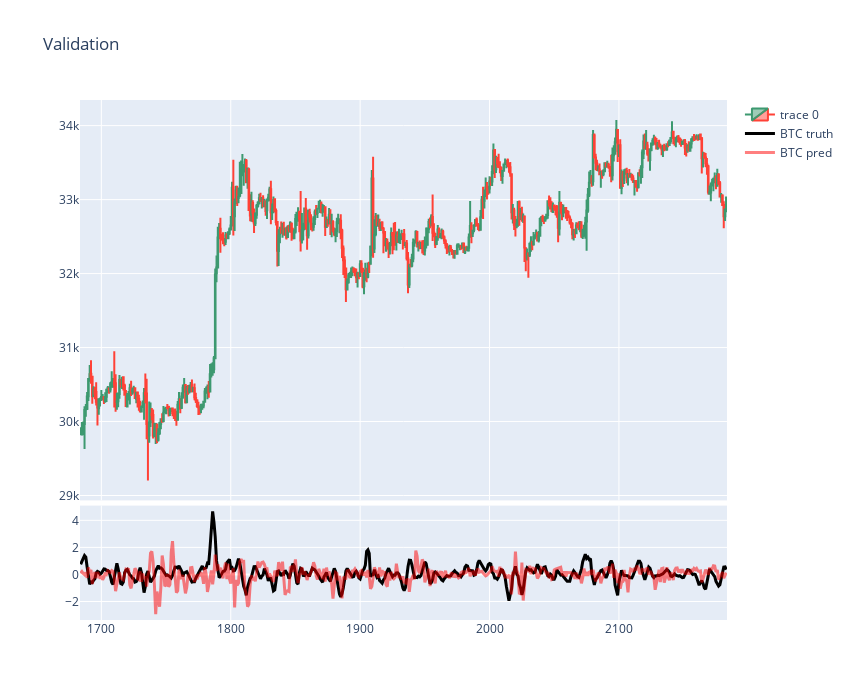

Source (notebook cell):
### Code cell
y_pred = model(x_test_input)


y_pred_unscaled = y_pred.detach()[:].flatten()*(btc_target_max-btc_target_min)+btc_target_min
y_test_unscaled = y_test[:].flatten()*(btc_target_max-btc_target_min)+btc_target_min

bars = 500

fig = make_subplots(rows=2, cols=1, shared_xaxes=True, vertical_spacing = 0.01, row_heights=[0.7, 0.2])

# CANDLE STICK CHART
fig.add_trace(go.Candlestick(x=np.arange(np.shape(test_open_unscaled)[0])[-bars:],
                open=test_open_unscaled[-bars:],
                high=test_high_unscaled[-bars:],
                low=test_low_unscaled[-bars:],
                close=test_close_unscaled[-bars:]), row=1, col=1)

fig.add_trace(go.Scatter(x=np.arange(np.shape(y_test_unscaled)[0])[-bars:], y=y_test_unscaled[-bars:],
                    mode='lines',
                    name='BTC truth',
                    line=dict(color='black',width=3)), row=2, col=1)
                    
fig.add_trace(go.Scatter(x=np.arange(y_pred_unscaled.shape[0])[-bars:], y=y_pred_unscaled[-bars:],
                    mode='lines',
                    name='BTC pred',
                    line=dict(color='red',width=3),
                    opacity=0.5), row=2, col=1)

fig.update_layout(xaxis_rangeslider_visible=False)
fig.update_layout(height=700, width=850, title_text="Validation")
fig.show()

#fig.update_layout(template="plotly_dark")

### Figure 1 — Plotly figure (JSON) as saved in the notebook; plotly's stock layout.template omitted (floating-point values rounded to 4 significant figures; data arrays with more than 128 entries replaced by an {"elided": "..."} marker saying what was removed)
{"data": [{"close": {"elided": "500 float values"}, "high": {"elided": "500 float values"}, "low": {"elided": "500 float values"}, "open": {"elided": "500 float values"}, "type": "candlestick", "x": {"elided": "500 int values"}, "xaxis": "x", "yaxis": "y"}, {"line": {"color": "black", "width": 3}, "mode": "lines", "name": "BTC truth", "type": "scatter", "x": {"elided": "500 int values"}, "xaxis": "x2", "y": {"elided": "500 float values"}, "yaxis": "y2"}, {"line": {"color": "red", "width": 3}, "mode": "lines", "name": "BTC pred", "opacity": 0.5, "type": "scatter", "x": {"elided": "500 int values"}, "xaxis": "x2", "y": {"elided": "500 float values"}, "yaxis": "y2"}], "layout": {"height": 700, "title": {"text": "Validation"}, "width": 850, "xaxis": {"anchor": "y", "domain": [0, 1], "matches": "x2", "rangeslider": {"visible": false}, "showticklabels": false}, "xaxis2": {"anchor": "y2", "domain": [0, 1]}, "yaxis": {"anchor": "x", "domain": [0.23, 1]}, "yaxis2": {"anchor": "x2", "domain": [0, 0.22]}}}
